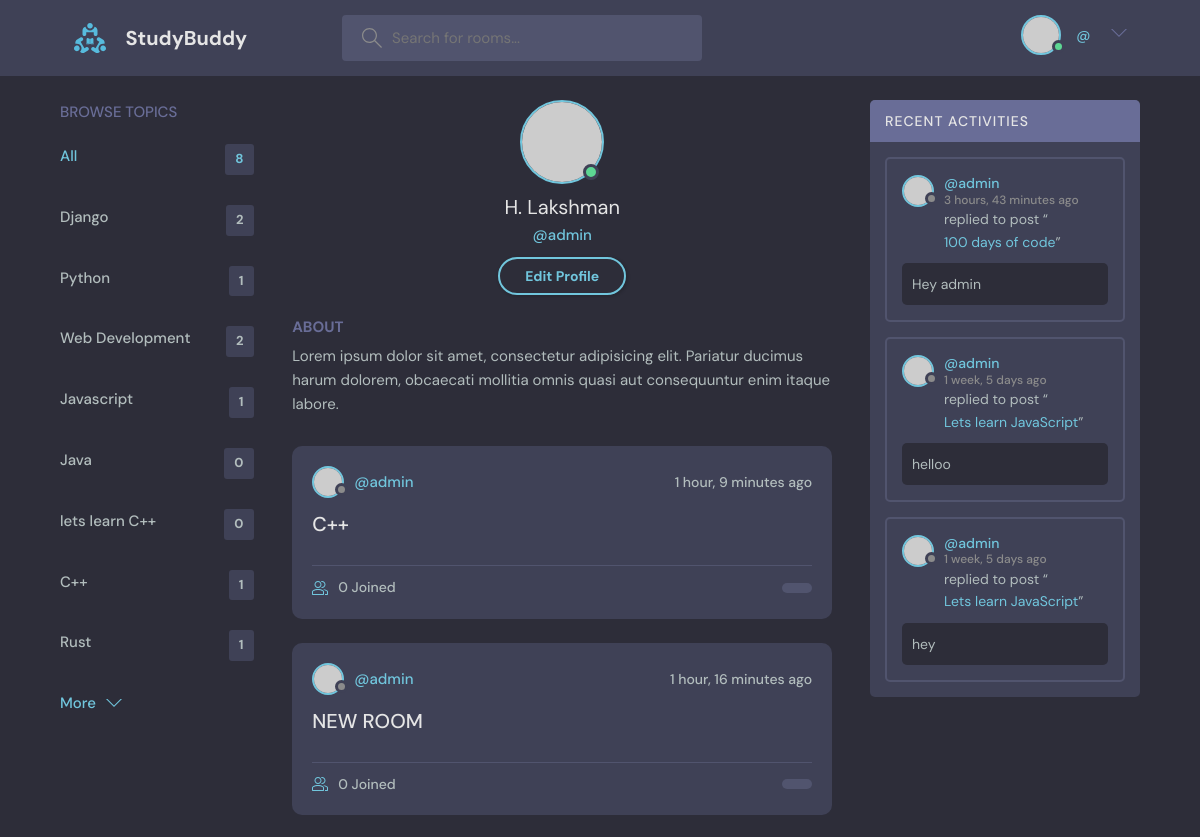
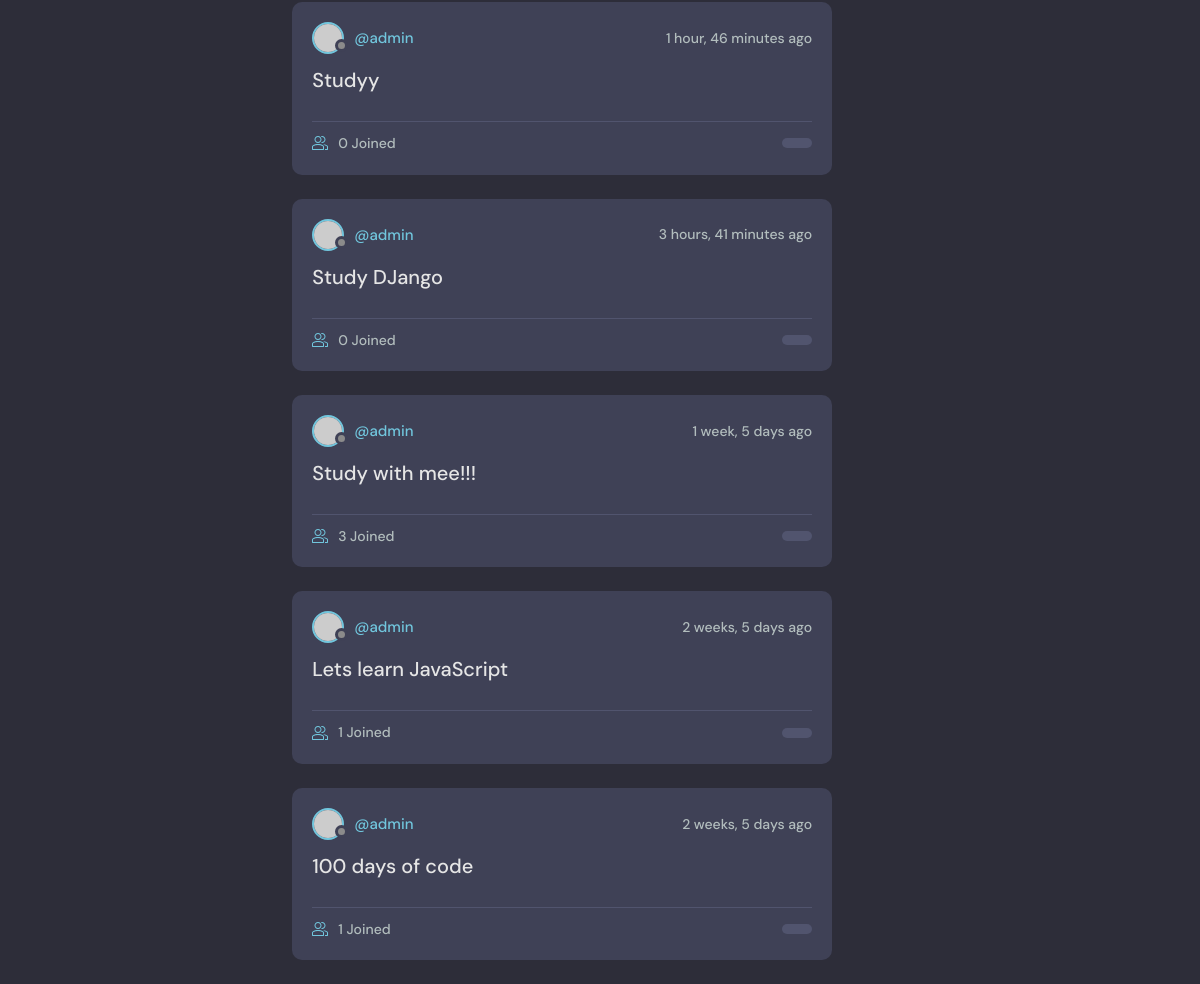
The app's page /profile/1 with its own data (2 pictures, top to bottom).
### base/models.py (models this page shows, shortened)
class Topic(models.Model):
    name = models.CharField(max_length=200)

class Room(models.Model):
    host = models.ForeignKey(User, on_delete=models.SET_NULL, null=True)
    topic = models.ForeignKey(Topic, on_delete=models.SET_NULL, null=True)
    name = models.CharField(max_length=200)
    description = models.TextField(null=True, blank=True)
    participants = models.ManyToManyField(User, related_name='participants')
    updated = models.DateTimeField(auto_now=True)
    created = models.DateTimeField(auto_now_add=True)
    class Meta:
        ordering = ['-created', 'updated']
    def __str__(self):
        return self.name

class Message(models.Model):
    user = models.ForeignKey(User, on_delete=models.CASCADE)
    room = models.ForeignKey(Room, on_delete=models.CASCADE)
    body = models.TextField()
    updated = models.DateTimeField(auto_now=True)
    created = models.DateTimeField(auto_now_add=True)
    def __str__(self):
        return self.body[:50]
    class Meta:
        ordering = ['-created', 'updated']

### base/views.py (the view)
# urls.py: path('profile/<str:pk>',views.userProfile, name='user-profile'),
def userProfile(request,pk):
    user = User.objects.get(id=pk)
    rooms = user.room_set.all()
    topics = Topic.objects.all()
    room_messages = user.message_set.all()
    return render(request, 'base/profile.html',{'user':user, 'rooms':rooms,
                                                'topics':topics, 'room_messages':room_messages})

### base/templates/base/profile.html
{% extends 'main.html' %}
{% block content %}
  <main class="profile-page layout layout--3">
    <div class="container">
      <div class="topics">
       {% include 'base/topics_component.html' %}
      </div>
      <div class="roomList">
        <div class="profile">
          <div class="profile__avatar">
            <div class="avatar avatar--large active">
              <img src="https://randomuser.me/api/portraits/men/11.jpg" />
            </div>
          </div>
          <div class="profile__info">
            <h3>{{user.first_name}} {{user.last_name}}</h3>
            <p>@{{user.username}}</p>
            <a href="edit-user.html" class="btn btn--main btn--pill">Edit Profile</a>
          </div>
          <div class="profile__about">
            <h3>About</h3>
            <p>
              Lorem ipsum dolor sit amet, consectetur adipisicing elit. Pariatur ducimus harum
              dolorem, obcaecati mollitia omnis quasi aut consequuntur enim itaque labore.
            </p>
          </div>
        </div>
        {% include 'base/feed_component.html' %}
      </div>
      {% include 'base/activity_component.html' %}
    </div>
  </main>
{% endblock %}

### base/templates/base/topics_component.html
        <div class="topics">
          <div class="topics__header">
            <h2>Browse Topics</h2>
          </div>
          <ul class="topics__list">
            <li>
              <a href="{% url 'home'%}" class="active">All<span>{{topics.count}} </span></a>
            </li>
            <li>
                {% for topic in topics%}
                <a href="{% url 'home' %}?q={{topic.name}}">{{topic.name}}<span>{{ topic.room_set.all.count }}</span></a>
                {% endfor %}
            </li>
          </ul>
          <a class="btn btn--link" href="topics.html">
            More
            <svg version="1.1" xmlns="http://www.w3.org/2000/svg" width="32" height="32" viewBox="0 0 32 32">
              <title>chevron-down</title>
              <path d="M16 21l-13-13h-3l16 16 16-16h-3l-13 13z"></path>
            </svg>
          </a>
        </div>

### base/templates/base/feed_component.html (shortened to what this page needs)
  {% for room in rooms %}
<div class="roomListRoom">
    <div class="roomListRoom__header">
      <a href="{% url 'user-profile' room.host.id %}" class="roomListRoom__author">
        <div class="avatar avatar--small">
          <img src="https://randomuser.me/api/portraits/women/11.jpg" />
        </div>
        <span>@{{room.host.username}}</span>
      </a>
      <div class="roomListRoom__actions">
        <span>{{room.created|timesince}} ago</span>
      </div>
    </div>
    <div class="roomListRoom__content">
      <a href="{% url 'room' room.id %}">{{room.name}}</a>
    </div>
    <div class="roomListRoom__meta">
      <a href="{% url 'room' room.id %}" class="roomListRoom__joined">
        {{room.participants.all.count}} Joined
      </a>
      <p class="roomListRoom__topic">{{ropm.topic.name}}</p>
    </div>
  </div>
  {% endfor%}

### base/templates/base/activity_component.html (shortened to what this page needs)
<div class="activities">
    <div class="activities__header">
      <h2>Recent Activities</h2>
    </div>
    {% for message in room_messages %}
    <div class="activities__box">
      <div class="activities__boxHeader roomListRoom__header">
        <a href="{% url 'user-profile' message.user.id %}" class="roomListRoom__author">
          <div class="avatar avatar--small">
            <img src="https://randomuser.me/api/portraits/women/11.jpg" />
          </div>
          <p>
            @{{message.user}}
            <span>{{message.created|timesince}} ago</span>
          </p>
        </a>
      </div>
      <div class="activities__boxContent">
        <p>replied to post “<a href="{% url 'room' message.room.id %}">{{message.room}}</a>”</p>
        <div class="activities__boxRoomContent">
            {{message}}
        </div>
      </div>
    </div>
    {% endfor %}
  </div>

### records on screen
Topic: name "Django", room_set.all.count "2"
Topic: name "Python", room_set.all.count "1"
Topic: name "Web Development", room_set.all.count "2"
Topic: name "Javascript", room_set.all.count "1"
Topic: name "Java", room_set.all.count "0"
Topic: name "lets learn C++", room_set.all.count "0"
Topic: name "C++", room_set.all.count "1"
Topic: name "Rust", room_set.all.count "1"
Room: host.username "admin", created "1 hour, 9 minutes", name "C++", participants.all.count "0"
Room: host.username "admin", created "1 hour, 16 minutes", name "NEW ROOM", participants.all.count "0"
Room: host.username "admin", created "1 hour, 46 minutes", name "Studyy", participants.all.count "0"
Room: host.username "admin", created "3 hours, 41 minutes", name "Study DJango", participants.all.count "0"
Room: host.username "admin", created "1 week, 5 days", name "Study with mee!!!", participants.all.count "3"
Room: host.username "admin", created "2 weeks, 5 days", name "Lets learn JavaScript", participants.all.count "1"
Room: host.username "admin", created "2 weeks, 5 days", name "100 days of code", participants.all.count "1"
Message: user "admin", created "3 hours, 43 minutes", room "100 days of code", body "Hey admin"
Message: user "admin", created "1 week, 5 days", room "Lets learn JavaScript", body "helloo"
Message: user "admin", created "1 week, 5 days", room "Lets learn JavaScript", body "hey"

### other values on screen
{{ topics.count }} "8"
{{ user.first_name }} "H."
{{ user.last_name }} "Lakshman"
{{ user.username }} "admin"
